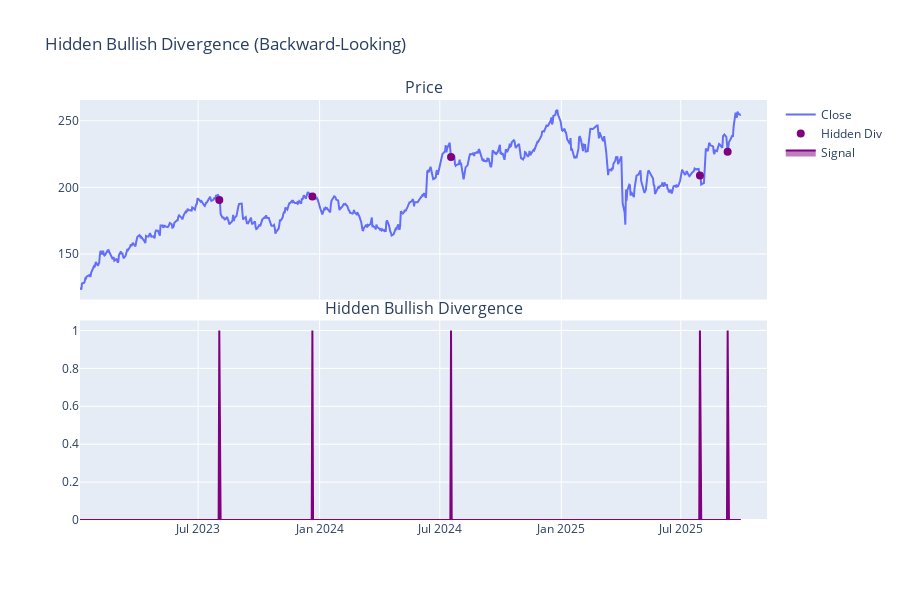

The notebook cell this image was saved under:
### Markdown cell above
## 6. Hidden Bullish Divergence

HIGHER low in price (making progress) but LOWER low in RSI (underlying weakness). Different from regular divergence, indicates false breakdowns.

### Code cell
df = detect_hidden_divergence(df, lookback_window=8)

fig = make_subplots(rows=2, cols=1, shared_xaxes=True, vertical_spacing=0.05,
                    subplot_titles=('Price', 'Hidden Bullish Divergence'))

fig.add_trace(go.Scatter(x=df['date'], y=df['close'], name='Close'), row=1, col=1)
hidden_div = df[df['hidden_bullish_divergence'] == 1]
fig.add_trace(go.Scatter(x=hidden_div['date'], y=hidden_div['close'], mode='markers',
                        name='Hidden Div', marker=dict(color='purple', size=8)), row=1, col=1)

fig.add_trace(go.Scatter(x=df['date'], y=df['hidden_bullish_divergence'], name='Signal',
                        fill='tozeroy', line=dict(color='purple')), row=2, col=1)

fig.update_layout(height=600, title_text="Hidden Bullish Divergence (Backward-Looking)")
fig.show()

print(f"Hidden divergences: {(df['hidden_bullish_divergence'] == 1).sum()}")

### Figure 1 — Plotly figure (JSON) as saved in the notebook; plotly's stock layout.template omitted (floating-point values rounded to 4 significant figures; data arrays with more than 128 entries replaced by an {"elided": "..."} marker saying what was removed)
{"data": [{"name": "Close", "type": "scatter", "x": {"elided": "688 str values"}, "xaxis": "x", "y": {"elided": "688 float values"}, "yaxis": "y"}, {"marker": {"color": "purple", "size": 8}, "mode": "markers", "name": "Hidden Div", "type": "scatter", "x": ["2023-08-02T00:00:00.000000000", "2023-12-21T00:00:00.000000000", "2024-07-18T00:00:00.000000000", "2025-07-30T00:00:00.000000000", "2025-09-10T00:00:00.000000000"], "xaxis": "x", "y": [190.5, 193.0, 222.9, 208.8, 226.8], "yaxis": "y"}, {"fill": "tozeroy", "line": {"color": "purple"}, "name": "Signal", "type": "scatter", "x": {"elided": "688 str values"}, "xaxis": "x2", "y": {"elided": "688 int values"}, "yaxis": "y2"}], "layout": {"annotations": [{"font": {"size": 16}, "showarrow": false, "text": "Price", "x": 0.5, "xanchor": "center", "xref": "paper", "y": 1, "yanchor": "bottom", "yref": "paper"}, {"font": {"size": 16}, "showarrow": false, "text": "Hidden Bullish Divergence", "x": 0.5, "xanchor": "center", "xref": "paper", "y": 0.475, "yanchor": "bottom", "yref": "paper"}], "height": 600, "title": {"text": "Hidden Bullish Divergence (Backward-Looking)"}, "xaxis": {"anchor": "y", "domain": [0, 1], "matches": "x2", "showticklabels": false}, "xaxis2": {"anchor": "y2", "domain": [0, 1]}, "yaxis": {"anchor": "x", "domain": [0.525, 1]}, "yaxis2": {"anchor": "x2", "domain": [0, 0.475]}}}
